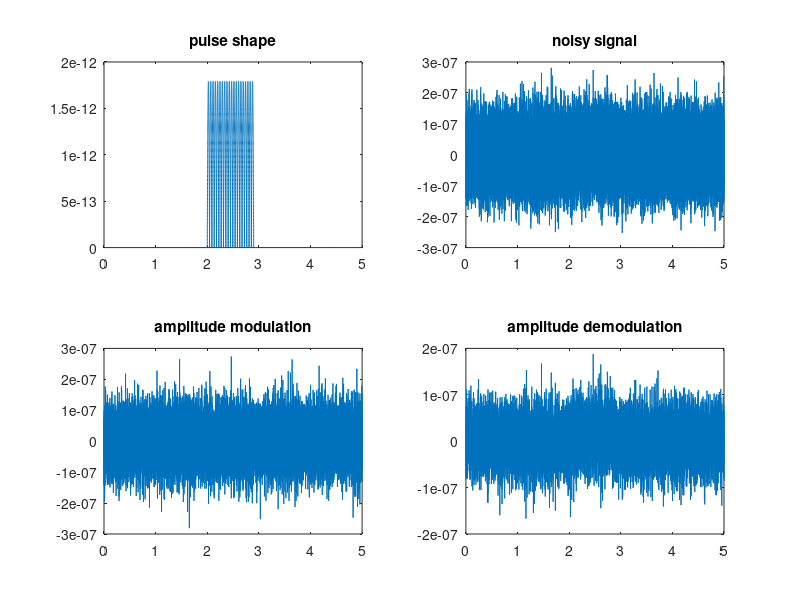
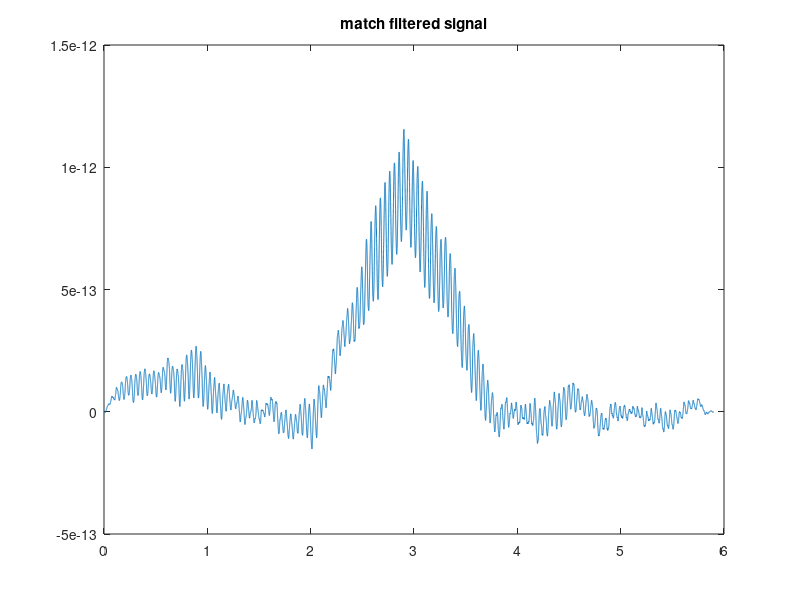

Source code (MATLAB) for these figures, in order:
clc
clear all;
close all;

fs=8000;
t=0:1/fs:5;
fc=1000;

Q=0.003; %flow rate

D= 19.54e-6; %diameter of the channel

Vin=1;
k1= 0.00027; %proportionality constant
period= k1/Q;
f=1/period; %frequency of signal
pulse_shape= ones(1,length(t))*0;
noise= 2e-12*sqrt(f);
Res= 214210;
p=20;
R= Res/p;
Rf=10000;
Iin=Vin/R;
d= 200e-9;

resistivity= 1.176; %NaCl solution resistivity
r= -4*resistivity*d^3/(pi*D^4);
delI= abs((r/Res^2)*Vin);
    
t1 = 0:1/fs:(period/2)*p; %duration of signal
         
for k=1:length(t1)
    pulse_shape(k+2*fs)= abs(sin(2*pi*f*t1(k))*delI);
end

figure
subplot(2,2,1), plot(t,pulse_shape);
title('pulse shape');

noisy_signal= pulse_shape + noise*(randn(1, length(t)));
noisy_signal_V= noisy_signal*Rf;

subplot(2,2,2), plot(t,noisy_signal_V);
title('noisy signal');

y1= ammod(noisy_signal_V,fc,fs);
subplot(2,2,3), plot(t,y1);
title('amplitude modulation');

y2= amdemod(y1,fc,fs);
subplot(2,2,4),plot(t,y2);
title('amplitude demodulation');

% y2= lowpassfilter(y1);
% subplot(2,2,4),plot(t,y2);
% title('low pass filtered signal');
 
signal_filter= abs(sin(2*pi*f*t1)*delI);
signal_filter_V= signal_filter*Rf;
    
t2= 0:1/fs:5+(period/2)*p;
C=conv(y2,signal_filter_V);

figure
plot(t2,C);
title('match filtered signal');